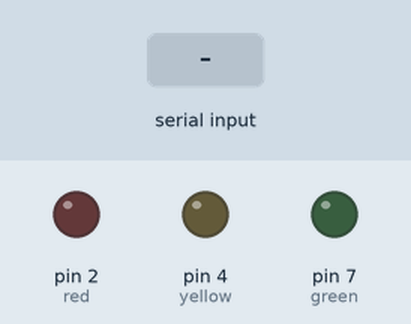
Simulated run of this sketch. Board: Arduino Uno, built with avr-gcc and run on an emulated ATmega328P. Shown: output pins drawn as LEDs (lit = HIGH). Inputs (shaded band) come from the test bench.

Above: at 1.2 s.
1.3 s: "R" received over Serial
At 1.6 s:
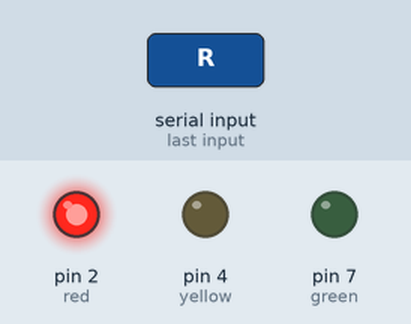
2.8 s: "Y" received over Serial
At 3.9 s:
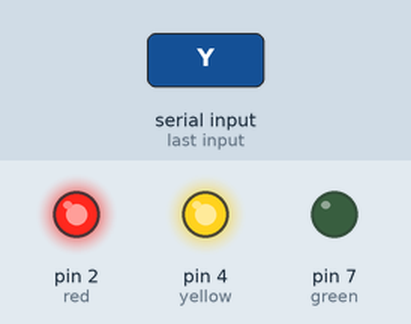
4.3 s: "G" received over Serial
At 5.0 s:
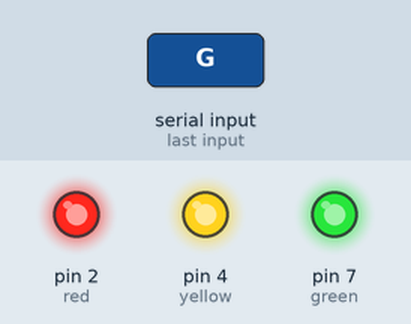
5.8 s: "1" received over Serial
At 6.2 s:
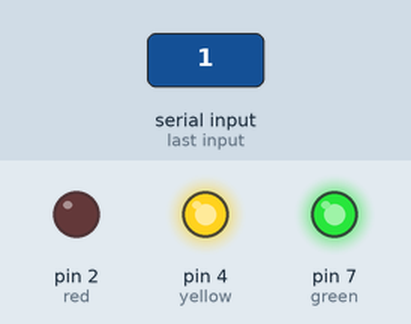
7.3 s: "2" received over Serial
At 8.5 s:
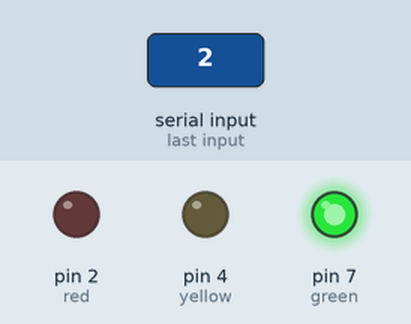
8.8 s: "3" received over Serial
At 9.7 s:
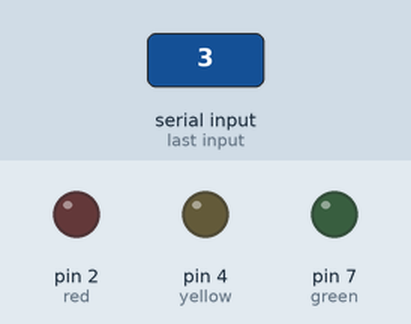
Timing chart, 0 to 11.3 s (numbered marks = the images above; inputs shaded):
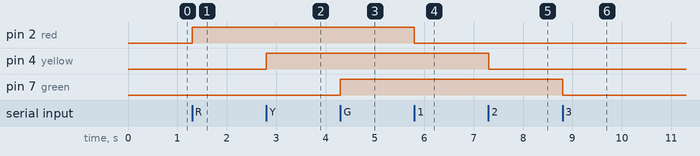

Measured:
- after the input at 1.3 s, pin 2 (red): LOW → HIGH at once
- after the input at 2.8 s, pin 4 (yellow): LOW → HIGH at once
- after the input at 4.3 s, pin 7 (green): LOW → HIGH at once
- after the input at 5.8 s, pin 2 (red): HIGH → LOW at once
- after the input at 7.3 s, pin 4 (yellow): HIGH → LOW at once
- after the input at 8.8 s, pin 7 (green): HIGH → LOW at once

The sketch:

test.ino
```cpp
/*

This code is used to control the Arduino using the accompanying Arduino Bluetooth LED app.
Author: Malek Itani

*/


#define red 2
#define yellow 4
#define green 7

char getInput() // Read input from serial if there is any.
{
  if(Serial.available()){
    return char(Serial.read());
  }
}

void setup() {
  // Setup output pins and initialize serial.
  pinMode(red, OUTPUT);
  pinMode(yellow, OUTPUT);
  pinMode(green, OUTPUT);
  Serial.begin(9600);

}

void loop() {
  switch(getInput()){ // Handle the different button presses according to the encoding specified in the README
    case 'R':
      digitalWrite(red, HIGH);
      break;
    case 'Y':
      digitalWrite(yellow, HIGH);
      break;
    case 'G':
      digitalWrite(green, HIGH);
      break;
    case '1':
      digitalWrite(red, LOW);
      break;
    case '2':
      digitalWrite(yellow, LOW);
      break;
    case '3':
      digitalWrite(green, LOW);
      break;
    case 'N':
      digitalWrite(red, HIGH);
      digitalWrite(green, HIGH);
      digitalWrite(yellow, HIGH);
      break;
    case 'F':
      digitalWrite(red, LOW);
      digitalWrite(green, LOW);
      digitalWrite(yellow, LOW);
      break;
  }

}
```
